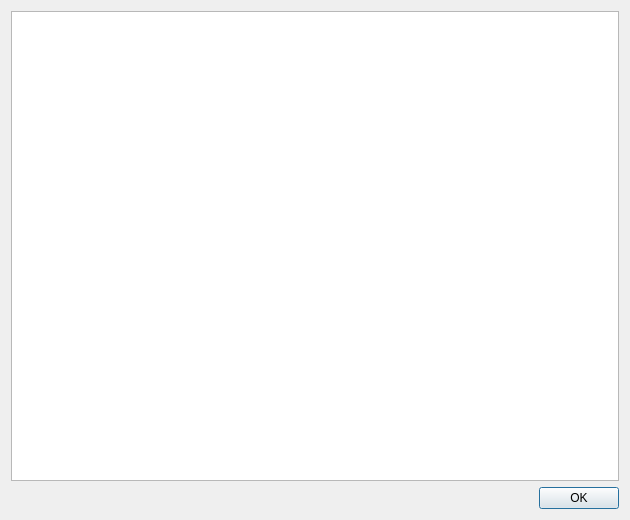
<?xml version="1.0" encoding="UTF-8"?>
<ui version="4.0">
 <class>ReportDialog</class>
 <widget class="QDialog" name="ReportDialog">
  <property name="geometry">
   <rect>
    <x>0</x>
    <y>0</y>
    <width>630</width>
    <height>520</height>
   </rect>
  </property>
  <property name="windowTitle">
   <string>Report</string>
  </property>
  <layout class="QHBoxLayout" name="horizontalLayout">
   <item>
    <layout class="QVBoxLayout" name="verticalLayout">
     <item>
      <widget class="QTextBrowser" name="textBrowser"/>
     </item>
     <item>
      <widget class="QDialogButtonBox" name="buttonBox">
       <property name="orientation">
        <enum>Qt::Horizontal</enum>
       </property>
       <property name="standardButtons">
        <set>QDialogButtonBox::Ok</set>
       </property>
      </widget>
     </item>
    </layout>
   </item>
  </layout>
 </widget>
 <resources/>
 <connections>
  <connection>
   <sender>buttonBox</sender>
   <signal>accepted()</signal>
   <receiver>ReportDialog</receiver>
   <slot>accept()</slot>
   <hints>
    <hint type="sourcelabel">
     <x>248</x>
     <y>254</y>
    </hint>
    <hint type="destinationlabel">
     <x>157</x>
     <y>274</y>
    </hint>
   </hints>
  </connection>
  <connection>
   <sender>buttonBox</sender>
   <signal>rejected()</signal>
   <receiver>ReportDialog</receiver>
   <slot>reject()</slot>
   <hints>
    <hint type="sourcelabel">
     <x>316</x>
     <y>260</y>
    </hint>
    <hint type="destinationlabel">
     <x>286</x>
     <y>274</y>
    </hint>
   </hints>
  </connection>
 </connections>
</ui>
